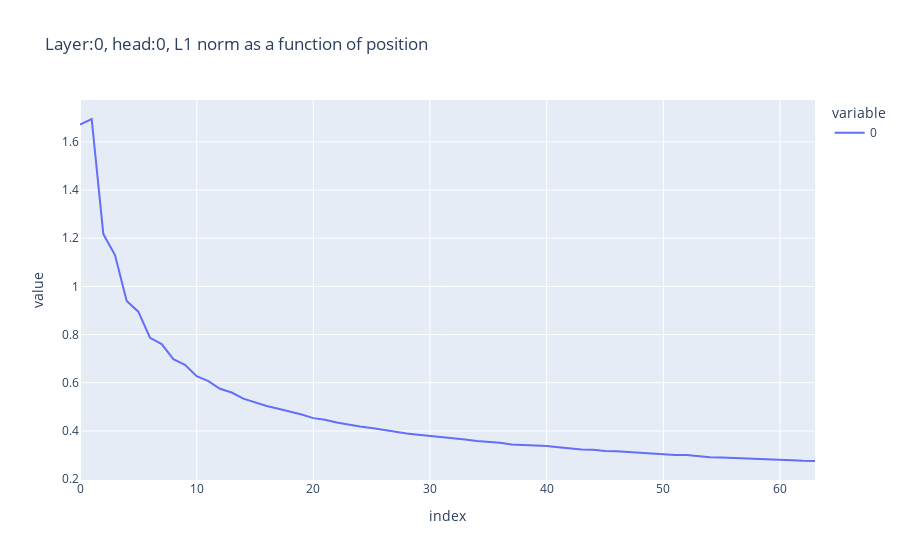
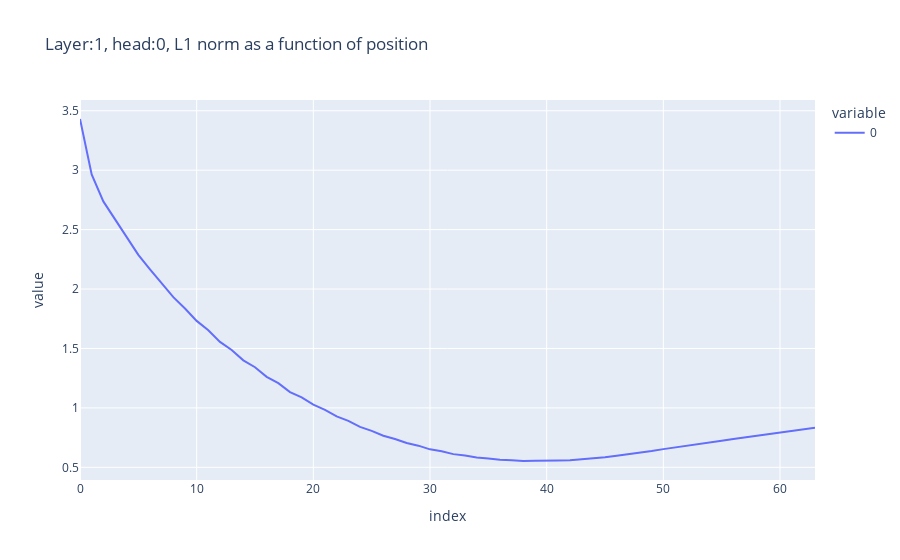
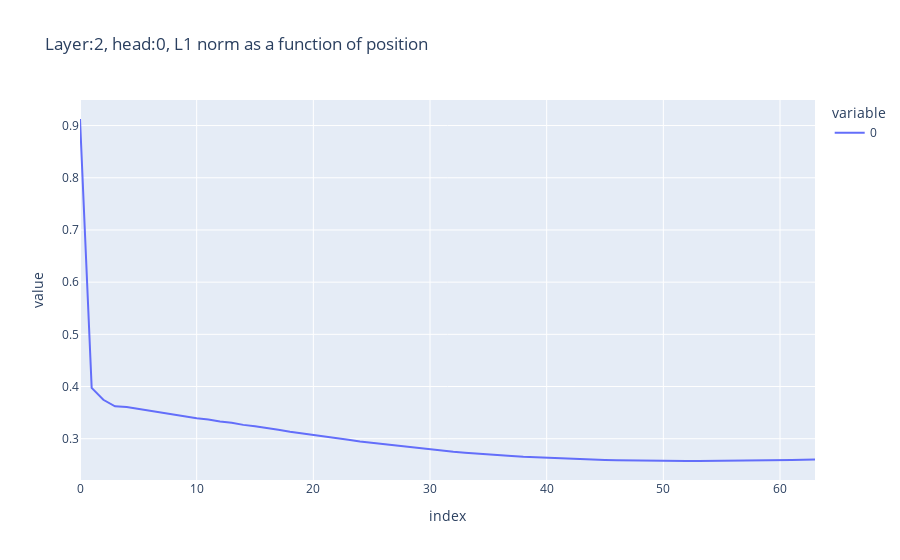
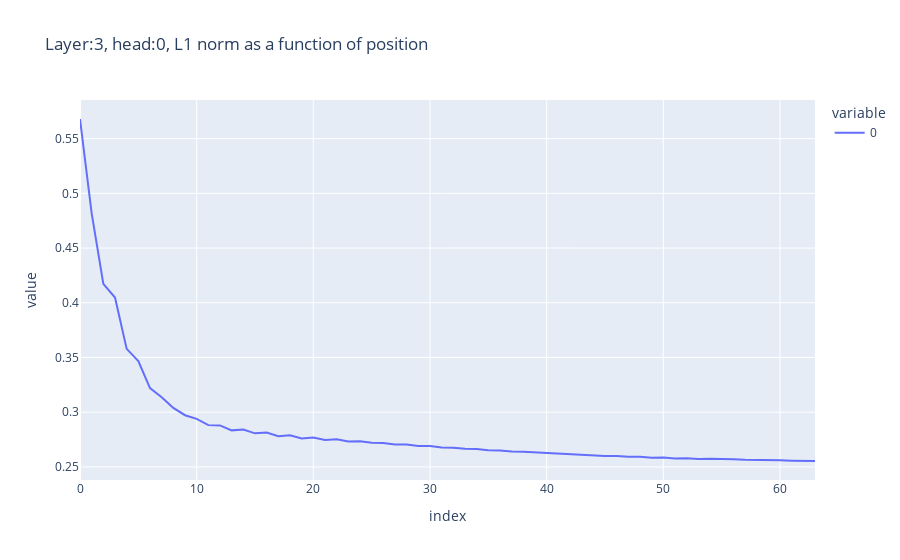

Source (notebook cell) for these figures, in order:
### Markdown cell above
# Z vectors Norm vis per head - L1

### Code cell
for layer in range(6):
    head_idx = 0
    v_mean_by_samples = cache[f'blocks.{layer}.attn.hook_z'][:, :, head_idx, :].cpu().numpy().copy()
    n = norm(v_mean_by_samples, ord=1, axis=-1)
    n = n.mean(axis=0) # Average norm of the samples of the positions.
    line(n, title=f'Layer:{layer}, head:{head_idx}, L1 norm as a function of position')

### Figure 1 — Plotly figure (JSON) as saved in the notebook; plotly's stock layout.template omitted (floating-point values rounded to 4 significant figures)
{"data": [{"hovertemplate": "variable=0<br>index=%{x}<br>value=%{y}<extra></extra>", "legendgroup": "0", "line": {"color": "#636efa", "dash": "solid"}, "marker": {"symbol": "circle"}, "mode": "lines", "name": "0", "orientation": "v", "showlegend": true, "type": "scatter", "x": [0, 1, 2, 3, 4, 5, 6, 7, 8, 9, 10, 11, 12, 13, 14, 15, 16, 17, 18, 19, 20, 21, 22, 23, 24, 25, 26, 27, 28, 29, 30, 31, 32, 33, 34, 35, 36, 37, 38, 39, 40, 41, 42, 43, 44, 45, 46, 47, 48, 49, 50, 51, 52, 53, 54, 55, 56, 57, 58, 59, 60, 61, 62, 63], "xaxis": "x", "y": [1.672, 1.695, 1.217, 1.13, 0.9391, 0.8951, 0.7868, 0.7606, 0.6978, 0.6742, 0.6275, 0.6067, 0.5753, 0.5595, 0.5344, 0.5196, 0.5034, 0.4924, 0.4817, 0.4681, 0.4533, 0.4461, 0.4348, 0.4262, 0.4184, 0.4122, 0.4042, 0.3968, 0.3898, 0.384, 0.3798, 0.3736, 0.3693, 0.3644, 0.3582, 0.3559, 0.3511, 0.3442, 0.3425, 0.338, 0.3379, 0.3326, 0.3272, 0.3235, 0.3218, 0.3172, 0.3159, 0.3125, 0.3095, 0.3059, 0.3042, 0.3006, 0.3, 0.295, 0.2914, 0.2898, 0.2884, 0.2866, 0.2859, 0.2822, 0.2815, 0.2786, 0.276, 0.2753], "yaxis": "y"}], "layout": {"autosize": true, "legend": {"title": {"text": "variable"}, "tracegroupgap": 0}, "title": {"text": "Layer:0, head:0, L1 norm as a function of position"}, "xaxis": {"anchor": "y", "autorange": true, "domain": [0, 1], "range": [0, 63], "title": {"text": "index"}, "type": "linear"}, "yaxis": {"anchor": "x", "autorange": true, "domain": [0, 1], "range": [0.1965, 1.774], "title": {"text": "value"}, "type": "linear"}}}

### Figure 2 — Plotly figure (JSON) as saved in the notebook; plotly's stock layout.template omitted (floating-point values rounded to 4 significant figures)
{"data": [{"hovertemplate": "variable=0<br>index=%{x}<br>value=%{y}<extra></extra>", "legendgroup": "0", "line": {"color": "#636efa", "dash": "solid"}, "marker": {"symbol": "circle"}, "mode": "lines", "name": "0", "orientation": "v", "showlegend": true, "type": "scatter", "x": [0, 1, 2, 3, 4, 5, 6, 7, 8, 9, 10, 11, 12, 13, 14, 15, 16, 17, 18, 19, 20, 21, 22, 23, 24, 25, 26, 27, 28, 29, 30, 31, 32, 33, 34, 35, 36, 37, 38, 39, 40, 41, 42, 43, 44, 45, 46, 47, 48, 49, 50, 51, 52, 53, 54, 55, 56, 57, 58, 59, 60, 61, 62, 63], "xaxis": "x", "y": [3.431, 2.965, 2.737, 2.584, 2.432, 2.288, 2.166, 2.046, 1.931, 1.836, 1.732, 1.654, 1.555, 1.487, 1.4, 1.342, 1.261, 1.208, 1.133, 1.088, 1.027, 0.9832, 0.9281, 0.8911, 0.8402, 0.8064, 0.7654, 0.7382, 0.704, 0.682, 0.6513, 0.6346, 0.6109, 0.5987, 0.583, 0.5745, 0.5635, 0.5602, 0.5537, 0.555, 0.553, 0.5564, 0.5591, 0.5663, 0.5751, 0.5844, 0.5973, 0.609, 0.6233, 0.6363, 0.6529, 0.6657, 0.6823, 0.6943, 0.7092, 0.7225, 0.7383, 0.7512, 0.7672, 0.7785, 0.7941, 0.8062, 0.8201, 0.8327], "yaxis": "y"}], "layout": {"autosize": true, "legend": {"title": {"text": "variable"}, "tracegroupgap": 0}, "title": {"text": "Layer:1, head:0, L1 norm as a function of position"}, "xaxis": {"anchor": "y", "autorange": true, "domain": [0, 1], "range": [0, 63], "title": {"text": "index"}, "type": "linear"}, "yaxis": {"anchor": "x", "autorange": true, "domain": [0, 1], "range": [0.3932, 3.59], "title": {"text": "value"}, "type": "linear"}}}

### Figure 3 — Plotly figure (JSON) as saved in the notebook; plotly's stock layout.template omitted (floating-point values rounded to 4 significant figures)
{"data": [{"hovertemplate": "variable=0<br>index=%{x}<br>value=%{y}<extra></extra>", "legendgroup": "0", "line": {"color": "#636efa", "dash": "solid"}, "marker": {"symbol": "circle"}, "mode": "lines", "name": "0", "orientation": "v", "showlegend": true, "type": "scatter", "x": [0, 1, 2, 3, 4, 5, 6, 7, 8, 9, 10, 11, 12, 13, 14, 15, 16, 17, 18, 19, 20, 21, 22, 23, 24, 25, 26, 27, 28, 29, 30, 31, 32, 33, 34, 35, 36, 37, 38, 39, 40, 41, 42, 43, 44, 45, 46, 47, 48, 49, 50, 51, 52, 53, 54, 55, 56, 57, 58, 59, 60, 61, 62, 63], "xaxis": "x", "y": [0.9126, 0.3975, 0.3746, 0.362, 0.3606, 0.3571, 0.3526, 0.3498, 0.3455, 0.3431, 0.3392, 0.3369, 0.3329, 0.3305, 0.3266, 0.3241, 0.3201, 0.3173, 0.3135, 0.3107, 0.307, 0.3042, 0.3007, 0.298, 0.2947, 0.2921, 0.2891, 0.2867, 0.2839, 0.2818, 0.2792, 0.2772, 0.2749, 0.2732, 0.2712, 0.2697, 0.2681, 0.2667, 0.2653, 0.2643, 0.2632, 0.2622, 0.2612, 0.2605, 0.2598, 0.2592, 0.2587, 0.2582, 0.2579, 0.2577, 0.2575, 0.2574, 0.2573, 0.2573, 0.2574, 0.2575, 0.2578, 0.258, 0.2583, 0.2586, 0.259, 0.2594, 0.2598, 0.2603], "yaxis": "y"}], "layout": {"autosize": true, "legend": {"title": {"text": "variable"}, "tracegroupgap": 0}, "title": {"text": "Layer:2, head:0, L1 norm as a function of position"}, "xaxis": {"anchor": "y", "autorange": true, "domain": [0, 1], "range": [0, 63], "title": {"text": "index"}, "type": "linear"}, "yaxis": {"anchor": "x", "autorange": true, "domain": [0, 1], "range": [0.2209, 0.949], "title": {"text": "value"}, "type": "linear"}}}

### Figure 4 — Plotly figure (JSON) as saved in the notebook; plotly's stock layout.template omitted (floating-point values rounded to 4 significant figures)
{"data": [{"hovertemplate": "variable=0<br>index=%{x}<br>value=%{y}<extra></extra>", "legendgroup": "0", "line": {"color": "#636efa", "dash": "solid"}, "marker": {"symbol": "circle"}, "mode": "lines", "name": "0", "orientation": "v", "showlegend": true, "type": "scatter", "x": [0, 1, 2, 3, 4, 5, 6, 7, 8, 9, 10, 11, 12, 13, 14, 15, 16, 17, 18, 19, 20, 21, 22, 23, 24, 25, 26, 27, 28, 29, 30, 31, 32, 33, 34, 35, 36, 37, 38, 39, 40, 41, 42, 43, 44, 45, 46, 47, 48, 49, 50, 51, 52, 53, 54, 55, 56, 57, 58, 59, 60, 61, 62, 63], "xaxis": "x", "y": [0.568, 0.4816, 0.4173, 0.4048, 0.3579, 0.3468, 0.322, 0.3136, 0.3039, 0.2972, 0.2938, 0.2882, 0.2879, 0.2834, 0.2841, 0.2807, 0.2814, 0.2781, 0.2789, 0.2759, 0.2769, 0.2746, 0.2753, 0.2732, 0.2734, 0.272, 0.2718, 0.2705, 0.2704, 0.2691, 0.269, 0.2677, 0.2676, 0.2666, 0.2663, 0.2652, 0.265, 0.2641, 0.2639, 0.2633, 0.2628, 0.2622, 0.2619, 0.261, 0.2606, 0.26, 0.26, 0.2592, 0.2592, 0.2584, 0.2585, 0.2577, 0.2579, 0.2573, 0.2574, 0.2568, 0.2569, 0.2564, 0.2565, 0.2561, 0.256, 0.2557, 0.2556, 0.2554], "yaxis": "y"}], "layout": {"autosize": true, "legend": {"title": {"text": "variable"}, "tracegroupgap": 0}, "title": {"text": "Layer:3, head:0, L1 norm as a function of position"}, "xaxis": {"anchor": "y", "autorange": true, "domain": [0, 1], "range": [0, 63], "title": {"text": "index"}, "type": "linear"}, "yaxis": {"anchor": "x", "autorange": true, "domain": [0, 1], "range": [0.238, 0.5853], "title": {"text": "value"}, "type": "linear"}}}
